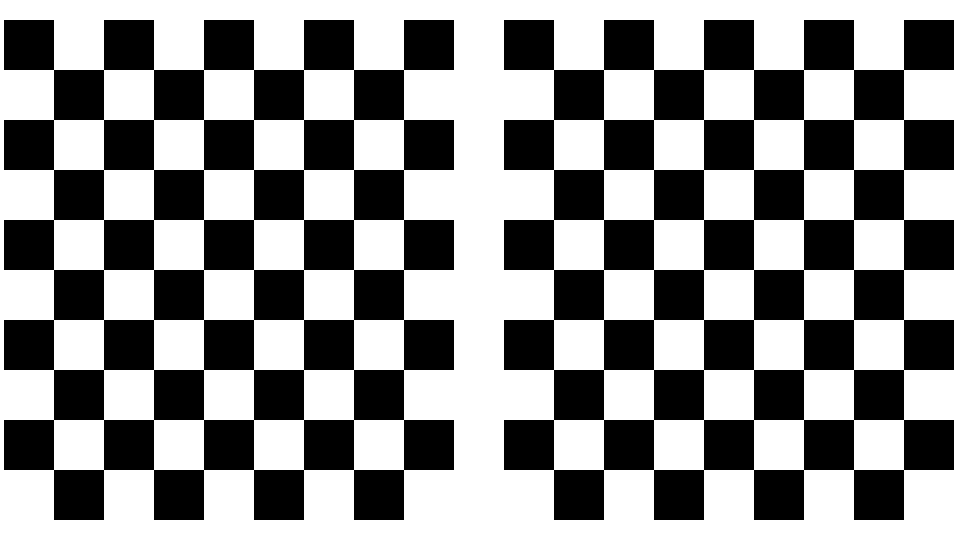
#> input picture projector/cp.jpg, 1920 x 1080 px (shown at 1/2 size)
$ python calibRt.py
#> lines starting #> are read from the running program, lines starting #| are printed output that depends on the picture; after the words box and inside, x2 and y2 are one past the last pixel; in counts of white or black regions, pixels touching at a corner belong together
import cv2
import numpy as np

"""
在已知两个内参的前提下，标定R和t的代码
如果确定用弧面，可以省去分割过程
一个平面无法完成标定，因为我们用到了本质矩阵，这个矩阵在特征点共面的情况下会退化，其解会受噪声干扰，无法得到正确的R和t
"""
# 读投影图，获得左右半扇
p = cv2.imread("cp.jpg")
#> p is the input picture: shape (1080, 1920, 3); 56.6% white; 2 black regions, box (x1, y1, x2, y2) and area: (8, 40, 908, 1040) 450000, (1008, 40, 1908, 1040) 450000
pl = cv2.cvtColor(p, cv2.COLOR_BGR2GRAY).copy()
pr = pl.copy()
pl[:, 960:] = 0
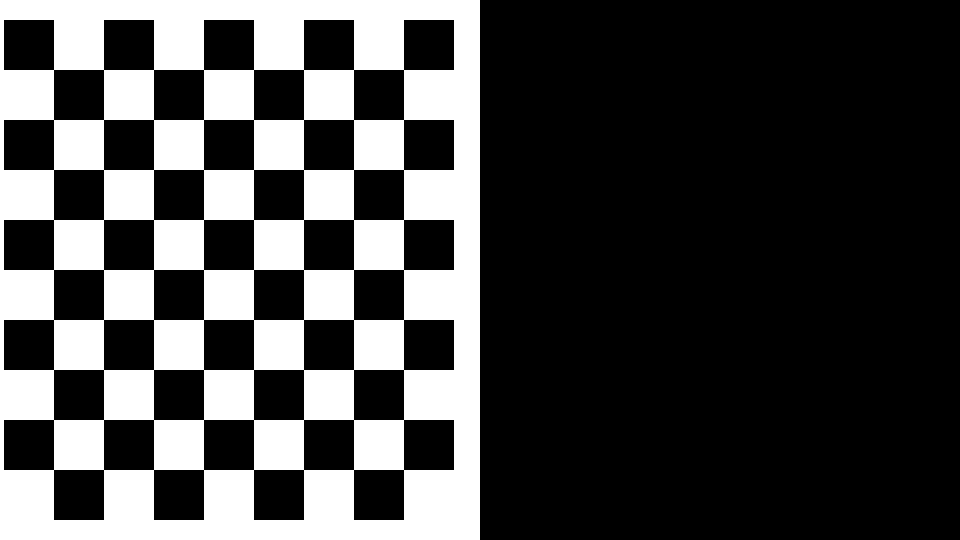
#> pl: shape (1080, 1920) (shown at 1/2 size); 28.3% white; 1 white region, box (x1, y1, x2, y2) and area: (0, 0, 960, 1080) 586800
pr[:, :960] = 0
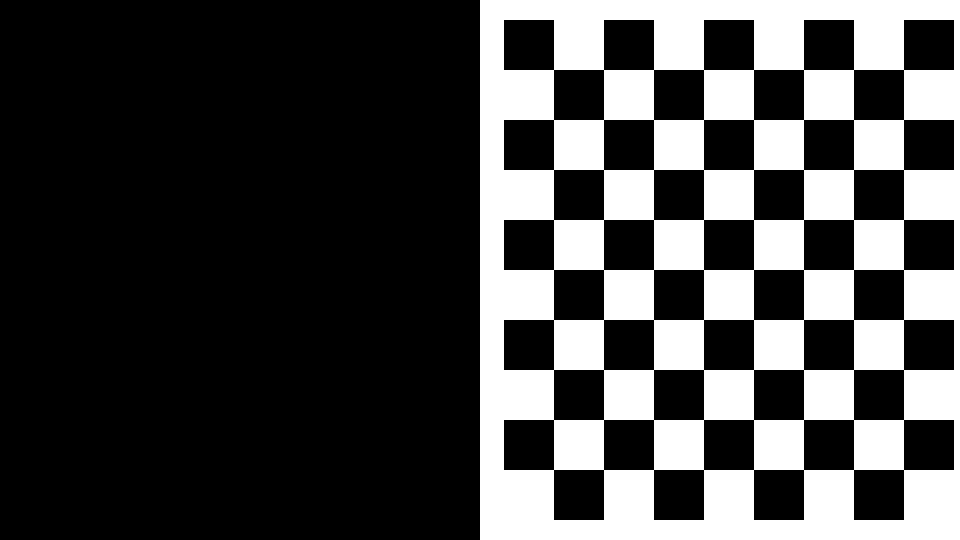
#> pr: shape (1080, 1920) (shown at 1/2 size); 28.3% white; 1 white region, box (x1, y1, x2, y2) and area: (960, 0, 1920, 1080) 586800
# 定义相机内参，投影仪内参和畸变系数
camera_mtx = np.array([[598.46979743, 0., 318.86661906],
                       [0., 598.30945874, 205.43676911],
                       [0., 0., 1., ]])
projector_mtx = np.array([[2304., 0., 960.], [0., 2304., 1080.], [0., 0., 1.]])
dist_coef = np.array([2.15362815e-01, - 1.10434423e+00, 4.45313876e-04, 4.08613255e-03,
                      8.52395384e-01])

Corners_c = np.zeros((0, 1, 2))
Corners_p = np.zeros((0, 1, 2))

# 读相机图，分割
camera_imgs = {"cc1.jpg": 346, "cc2.jpg": 340, "cc3.jpg": 356, "cc4.jpg": 415, "cc5.jpg": 320}

for name, segmentation in camera_imgs.items():
    c = cv2.imread(name)
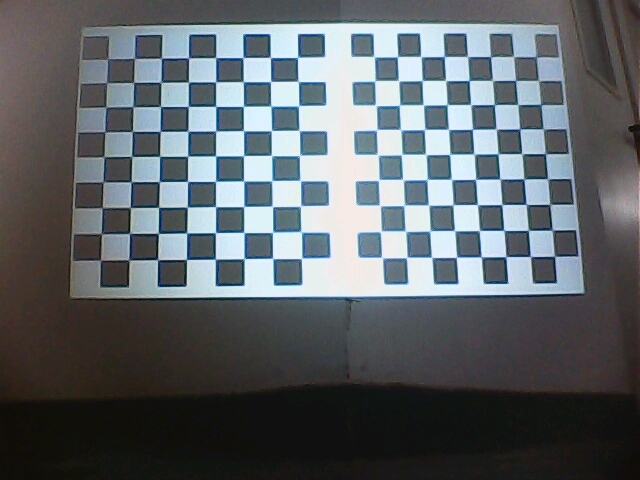
#> input picture projector/cc1.jpg, 640 x 480 px
#> c is the input picture: shape (480, 640, 3); mean B, G, R 104, 99.7, 93.8
    c = cv2.undistort(c, camera_mtx, dist_coef)
    cl = cv2.cvtColor(c, cv2.COLOR_BGR2GRAY).copy()
    cr = c.copy()
    cl[:, segmentation:] = 0
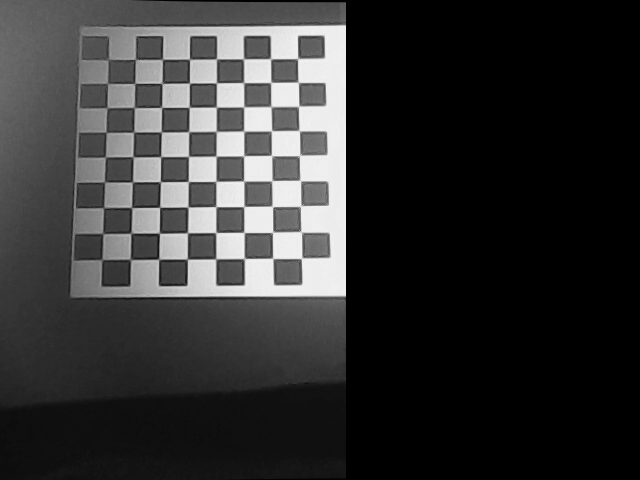
#> cl: shape (480, 640); min 0, max 245, mean 50.4
    cr[:, :segmentation] = 0
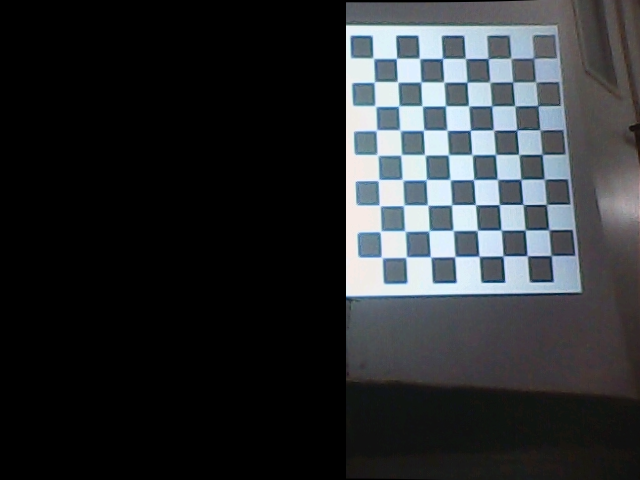
#> cr: shape (480, 640, 3); mean B, G, R 50.4, 47.7, 44.7
    # 棋盘格内部的行数和列数
    pattern_size = (8, 9)
    # 寻找棋盘格角点
    retval_pl, corners_pl = cv2.findChessboardCorners(pl, pattern_size, cv2.CALIB_CB_ADAPTIVE_THRESH)
#> retval_pl = True; corners_pl = 72 rows, first 8: [107.5, 139.5], [207.5, 139.5], [307.5, 139.5], [407.5, 139.5], [507.5, 139.5], [607.5, 139.5], [707.5, 139.5], [807.5, 139.5]
    retval_pr, corners_pr = cv2.findChessboardCorners(pr, pattern_size, cv2.CALIB_CB_ADAPTIVE_THRESH)
#> retval_pr = True; corners_pr = 72 rows, first 8: [1107.5, 139.5], [1207.5, 139.5], [1307.5, 139.5], [1407.5, 139.5], [1507.5, 139.5], [1607.5, 139.5], [1707.5, 139.5], [1807.5, 139.5]
    retval_cl, corners_cl = cv2.findChessboardCorners(cl, pattern_size, cv2.CALIB_CB_NORMALIZE_IMAGE)
#> retval_cl = True; corners_cl = 72 rows, first 8: [107.9, 59.52], [135.3, 59.2], [162.6, 59.51], [188.9, 59.75], [215.6, 58.42], [242.1, 59.75], [269.4, 57.46], [298, 58.5]
    retval_cr, corners_cr = cv2.findChessboardCorners(cr, pattern_size, cv2.CALIB_CB_NORMALIZE_IMAGE)
#> retval_cr = True; corners_cr = 72 rows, first 8: [372.8, 58.49], [395.7, 58.78], [419.2, 58.66], [441.5, 59.6], [464.7, 56.36], [487.5, 59.53], [510.6, 55.16], [532.7, 58.75]
    # 在图像上绘制角点
    cv2.drawChessboardCorners(p, pattern_size, corners_pl, retval_pl)
    cv2.drawChessboardCorners(p, pattern_size, corners_pr, retval_pr)
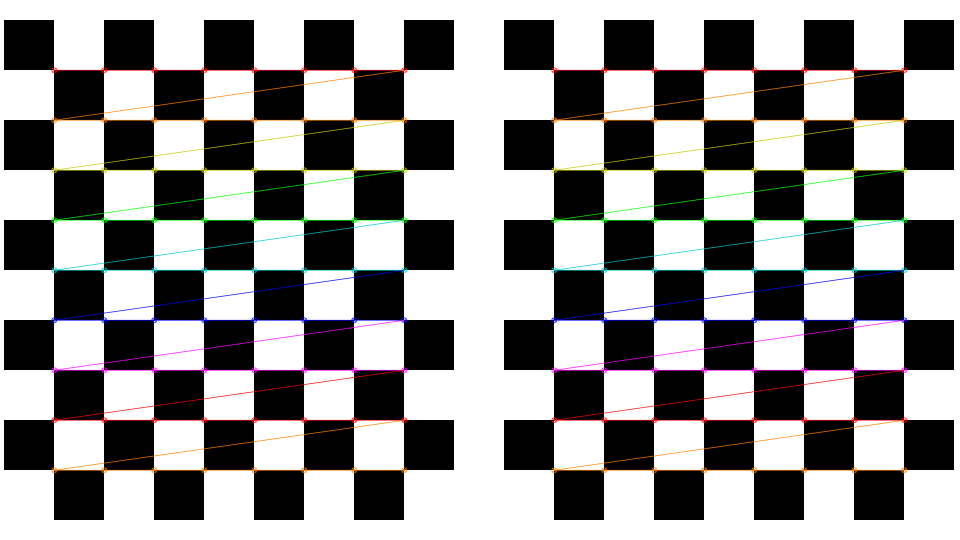
#> p: shape (1080, 1920, 3) (shown at 1/2 size); mean B, G, R 143.5, 143.9, 145
    cv2.drawChessboardCorners(c, pattern_size, corners_cl, retval_cl)
    cv2.drawChessboardCorners(c, pattern_size, corners_cr, retval_cr)
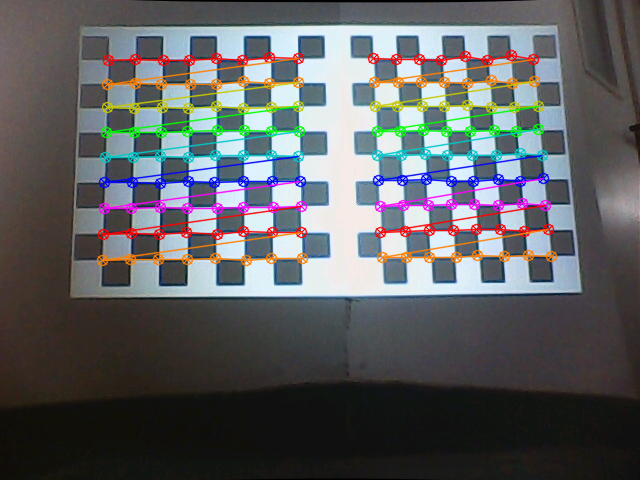
#> c: shape (480, 640, 3); mean B, G, R 98.2, 96.1, 94.4
    # 展示角点识别结果
    cv2.imshow('Chessboard Corners', p)
    cv2.waitKey(100)
    cv2.imshow('Chessboard Corners', c)
    cv2.waitKey(100)
    cv2.destroyAllWindows()
    # 将左右半扇的角点拼一起，得到两个一一对应的特征点列表
    corners_p = np.concatenate((corners_pl, corners_pr), axis=0)
#> corners_p = 144 rows, first 8: [107.5, 139.5], [207.5, 139.5], [307.5, 139.5], [407.5, 139.5], [507.5, 139.5], [607.5, 139.5], [707.5, 139.5], [807.5, 139.5]
    corners_c = np.concatenate((corners_cl, corners_cr), axis=0)
#> corners_c = 144 rows, first 8: [107.9, 59.52], [135.3, 59.2], [162.6, 59.51], [188.9, 59.75], [215.6, 58.42], [242.1, 59.75], [269.4, 57.46], [298, 58.5]

    Corners_c = np.concatenate((Corners_c, corners_c), axis=0)
#> Corners_c has the same summary as corners_c
    Corners_p = np.concatenate((Corners_p, corners_p), axis=0)
#> Corners_p has the same summary as corners_p
#> pass 2 of the loop `for name, segmentation in camera_imgs.items():`:
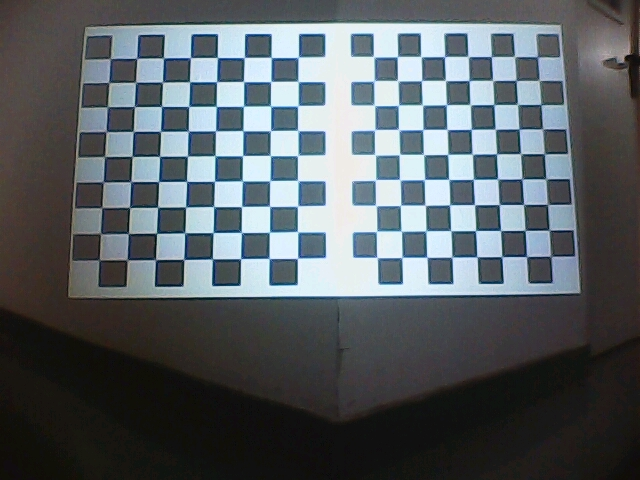
#> input picture projector/cc2.jpg, 640 x 480 px
#> c is the input picture: shape (480, 640, 3); mean B, G, R 99.1, 94.9, 88.1
#> `cr[:, :segmentation] = 0`:
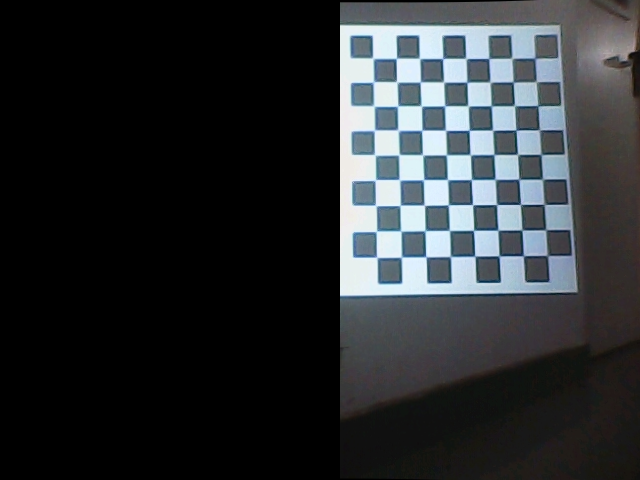
#> cr: shape (480, 640, 3); mean B, G, R 49.2, 46.6, 43.3
#> corners_cl = 72 rows, first 8: [111, 59.05], [137.4, 59.65], [164.6, 59.2], [192.4, 58.42], [219.3, 59.41], [243.6, 60.31], [271.5, 58.5], [298.4, 58.58]
#> corners_cr = 72 rows, first 8: [372.2, 57.46], [396.2, 58.49], [419.6, 58.57], [442.6, 58.95], [466, 58.64], [488.7, 58.59], [511.7, 58.21], [534.7, 58.37]
#> `cv2.drawChessboardCorners(c, pattern_size, corners_cr, retval_cr)`:
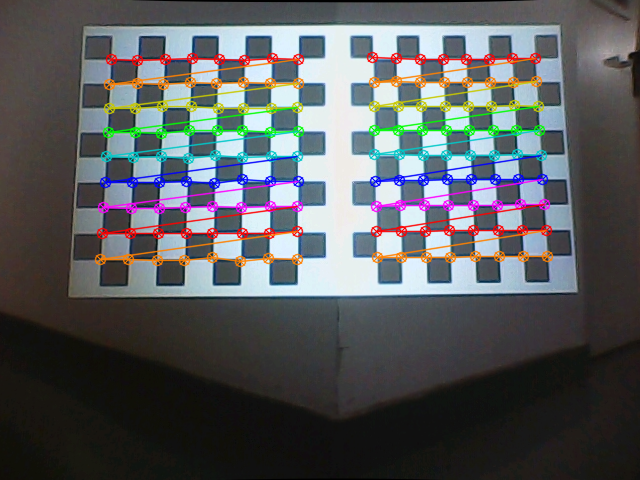
#> c: shape (480, 640, 3); mean B, G, R 93.6, 91.6, 89.1
#> corners_c = 144 rows, first 8: [111, 59.05], [137.4, 59.65], [164.6, 59.2], [192.4, 58.42], [219.3, 59.41], [243.6, 60.31], [271.5, 58.5], [298.4, 58.58]
#> `Corners_c = np.concatenate((Corners_c, corners_c), axis=0)`: Corners_c = 288 rows, first 8: [107.9, 59.52], [135.3, 59.2], [162.6, 59.51], [188.9, 59.75], [215.6, 58.42], [242.1, 59.75], [269.4, 57.46], [298, 58.5]
#> `Corners_p = np.concatenate((Corners_p, corners_p), axis=0)`: Corners_p = 288 rows, first 8: [107.5, 139.5], [207.5, 139.5], [307.5, 139.5], [407.5, 139.5], [507.5, 139.5], [607.5, 139.5], [707.5, 139.5], [807.5, 139.5]
#> pass 3 of the loop `for name, segmentation in camera_imgs.items():`:
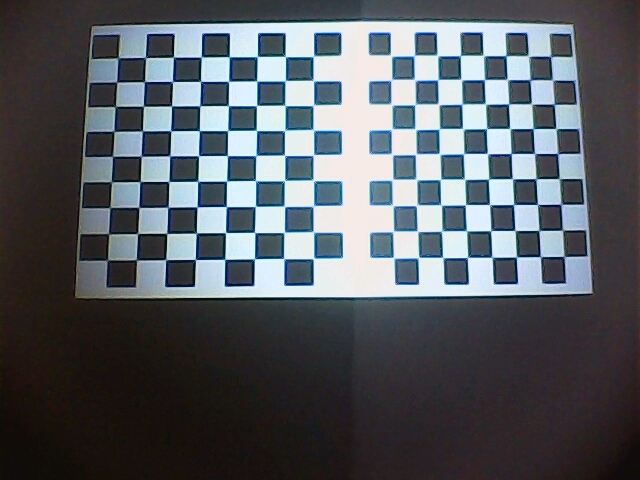
#> input picture projector/cc3.jpg, 640 x 480 px
#> c is the input picture: shape (480, 640, 3); mean B, G, R 97.2, 91.2, 86.3
#> `cr[:, :segmentation] = 0`:
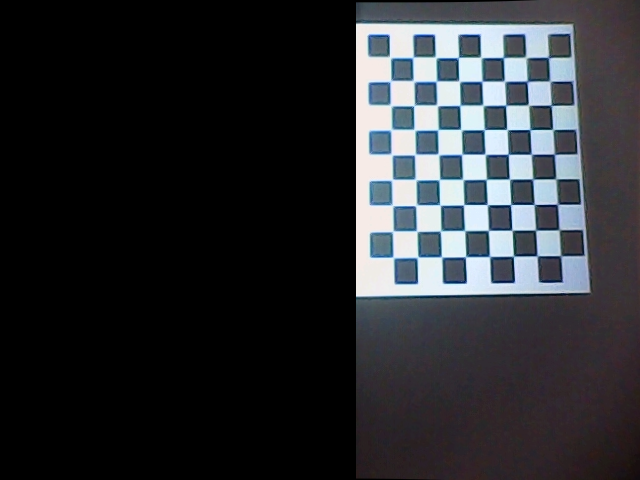
#> cr: shape (480, 640, 3); mean B, G, R 48.9, 45.2, 43.2
#> corners_cl = 72 rows, first 8: [120.5, 59.49], [148.1, 58.23], [174.2, 56.53], [202.5, 56.09], [228.5, 57.5], [257.8, 58.14], [285.1, 57.6], [313.4, 57.55]
#> corners_cr = 72 rows, first 8: [389.3, 55.17], [412.2, 58.12], [436.6, 57.96], [458.1, 57.78], [481.1, 57.41], [503.1, 57.59], [525.1, 56.62], [548.3, 57.69]
#> `cv2.drawChessboardCorners(c, pattern_size, corners_cr, retval_cr)`:
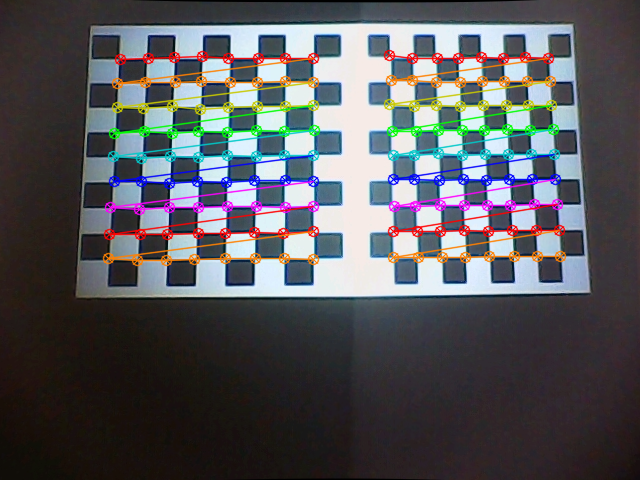
#> c: shape (480, 640, 3); mean B, G, R 91.7, 87.8, 87.4
#> corners_c = 144 rows, first 8: [120.5, 59.49], [148.1, 58.23], [174.2, 56.53], [202.5, 56.09], [228.5, 57.5], [257.8, 58.14], [285.1, 57.6], [313.4, 57.55]
#> `Corners_c = np.concatenate((Corners_c, corners_c), axis=0)`: Corners_c = 432 rows, first 8: [107.9, 59.52], [135.3, 59.2], [162.6, 59.51], [188.9, 59.75], [215.6, 58.42], [242.1, 59.75], [269.4, 57.46], [298, 58.5]
#> `Corners_p = np.concatenate((Corners_p, corners_p), axis=0)`: Corners_p = 432 rows, first 8: [107.5, 139.5], [207.5, 139.5], [307.5, 139.5], [407.5, 139.5], [507.5, 139.5], [607.5, 139.5], [707.5, 139.5], [807.5, 139.5]
#> the loop made 5 passes; the first 3 are shown

# 将角点列表去掉一个多余的维度
Corners_c = np.squeeze(Corners_c, axis=1)
#> Corners_c = 720 pairs, first value 99.16 to 605, second value 53.66 to 261.3
Corners_p = np.squeeze(Corners_p, axis=1)
#> Corners_p = 720 pairs, first value 107.5 to 1807.5, second value 139.5 to 939.5
# 在最后一列添加值为 1 的列，增广为齐次坐标
ones_column = np.ones((Corners_p.shape[0], 1))
#> ones_column = 720 values from 1 to 1
corners_p_ = np.hstack((Corners_p, ones_column))
#> corners_p_ = 720 rows, first 8: [107.5, 139.5, 1], [207.5, 139.5, 1], [307.5, 139.5, 1], [407.5, 139.5, 1], [507.5, 139.5, 1], [607.5, 139.5, 1], [707.5, 139.5, 1], [807.5, 139.5, 1]
corners_c_ = np.hstack((Corners_c, ones_column))
#> corners_c_ = 720 rows, first 8: [107.9, 59.52, 1], [135.3, 59.2, 1], [162.6, 59.51, 1], [188.9, 59.75, 1], [215.6, 58.42, 1], [242.1, 59.75, 1], [269.4, 57.46, 1], [298, 58.5, 1]
# 归一化平面坐标
x_p_ = np.matrix(projector_mtx).I @ corners_p_.T
x_c_ = np.matrix(camera_mtx).I @ corners_c_.T
# 归一化坐标下，等效的内参，就是一个单位阵
K = np.eye(3)
# 求基础矩阵
fundamental_matrix, _ = cv2.findFundamentalMat(Corners_c, Corners_p, cv2.FM_LMEDS)
# 求本质矩阵
essential_matrix = projector_mtx.T @ fundamental_matrix @ camera_mtx
# 用opencv官方给的位姿恢复函数，从本质矩阵中恢复出R和t
# 因为opencv官方函数默认两个位姿下的相机内参是相同的，所以这里传入的是归一化坐标，用单位阵来等效两个一样的内参
# 这个函数会自动从本质矩阵的奇异值分解结果里面，通过传入的点坐标和内参，判断出四个可能解中的唯一正确解
_, R, t, __ = cv2.recoverPose(essential_matrix, x_c_[:2, :].T, x_p_[:2, :].T, K)  # 相机在投影仪坐标系下的描述
print("R=")
print(R)

rv = cv2.Rodrigues(R)[0]
print("rv=")
print(rv, np.linalg.norm(rv) / np.pi * 180)
print("t=")
print(t)
